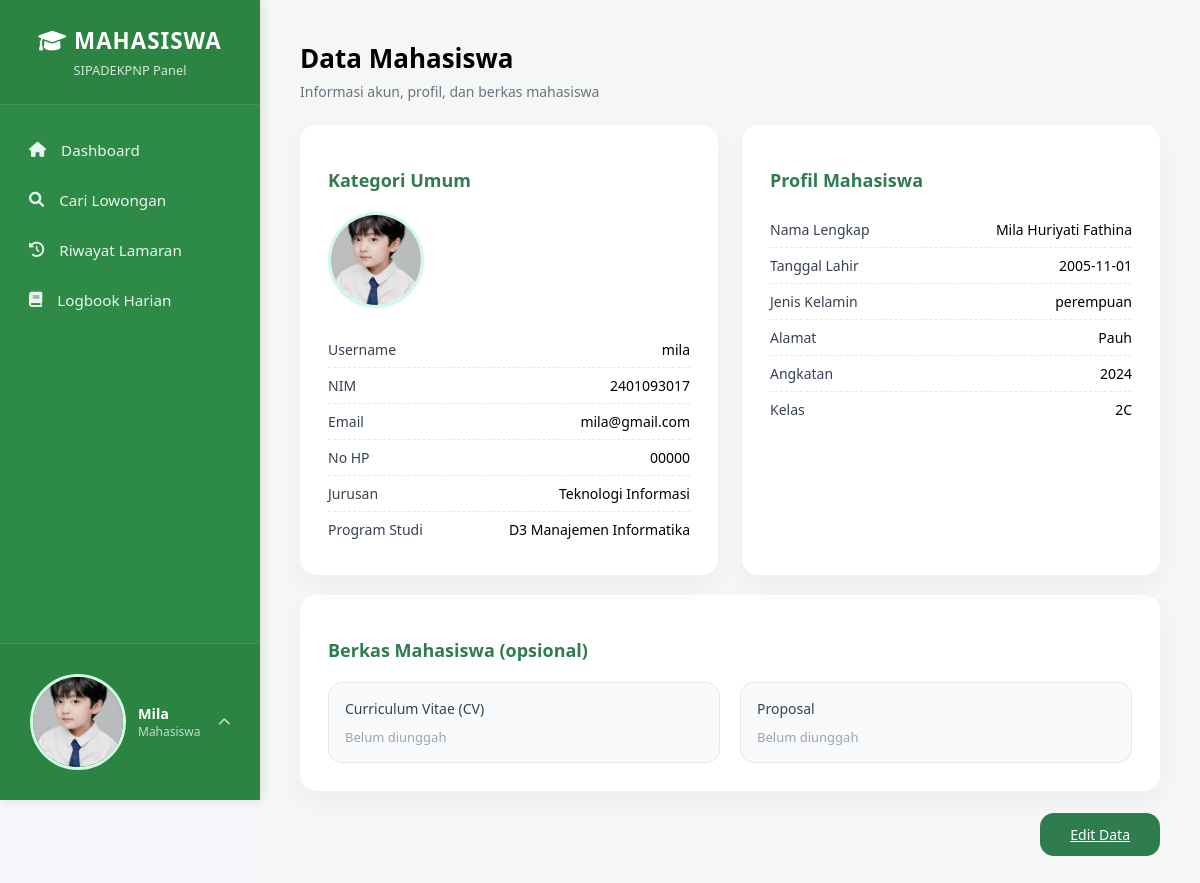
The app's page /mahasiswa/data_mahasiswa/data_mahasiswa.php (signed in) with its own data.
### tables this page shows
CREATE TABLE `mahasiswa` (
  `id_mahasiswa` int(11) NOT NULL,
  `id_user` int(11) NOT NULL,
  `nim` varchar(100) NOT NULL,
  `nama_lengkap` varchar(150) NOT NULL,
  `tanggal_lahir` date NOT NULL,
  `jenis_kelamin` enum('laki-laki','perempuan') NOT NULL,
  `alamat` text NOT NULL,
  `id_jurusan` int(11) NOT NULL,
  `id_prodi` int(11) NOT NULL,
  `angkatan` year(4) NOT NULL,
  `kelas` varchar(50) NOT NULL,
  `email` varchar(150) NOT NULL,
  `no_hp` varchar(20) NOT NULL,
  `create_at` datetime NOT NULL
);

CREATE TABLE `users` (
  `id_user` int(11) NOT NULL,
  `username` varchar(100) NOT NULL,
  `email` varchar(150) NOT NULL,
  `password` varchar(255) NOT NULL,
  `created_at` datetime NOT NULL,
  `update_at` datetime NOT NULL,
  `roles` enum('super_admin','admin_jurusan','mahasiswa','perusahaan') NOT NULL,
  `foto` varchar(255) NOT NULL,
  `no_hp` varchar(20) NOT NULL,
  `status` enum('Pending','Verified','Rejected') NOT NULL
);

CREATE TABLE `jurusan` (
  `id_jurusan` int(11) NOT NULL,
  `id_user` int(11) NOT NULL,
  `kode` varchar(20) NOT NULL,
  `nama_jurusan` varchar(150) NOT NULL,
  `keterangan` text NOT NULL
);

CREATE TABLE `prodi` (
  `id_prodi` int(11) NOT NULL,
  `id_jurusan` int(11) NOT NULL,
  `nama_prodi` varchar(100) NOT NULL,
  `status` enum('aktif','tidak aktif') NOT NULL
);

### config.php (called while the page is built, shortened)
<?php
$base_url = "http://localhost/MagangInAja/";

### mahasiswa/data_mahasiswa/data_mahasiswa.php (the view, shortened to what this page needs)
<?php
require_once '../../templates/header_mahasiswa.php';
$id_user = $_SESSION['user_id'] ?? null;
$query = "SELECT
    u.username, u.email, u.no_hp, u.foto,
    j.nama_jurusan, p.nama_prodi, m.nim,
    m.nama_lengkap, m.tanggal_lahir, m.jenis_kelamin,
    m.alamat, m.angkatan, m.kelas
FROM users u
LEFT JOIN mahasiswa m ON m.id_user = u.id_user
LEFT JOIN jurusan j ON m.id_jurusan = j.id_jurusan
LEFT JOIN prodi p ON m.id_prodi = p.id_prodi
WHERE u.id_user = '$id_user'";
$result = mysqli_query($conn, $query);
$data = mysqli_fetch_assoc($result);
$berkas = [];
?>
<link rel="stylesheet" href="../../css/data_mahasiswa.css">
<div class="main-content">
    <div class="page-header">
        <h1>Data Mahasiswa</h1>
        <p>Informasi akun, profil, dan berkas mahasiswa</p>
    </div>
    <div class="grid-2">
        <div class="card">
            <h2>Kategori Umum</h2>
            <div class="photo-section">
                <img src="<?= $base_url; ?>img/profile_mahasiswa/<?= $data['foto'] ?? 'default.png'; ?>"
                     class="mini-avatar"
                     onerror="this.src='https://ui-avatars.com/api/?name=<?= urlencode($data['username']); ?>&background=fff&color=2E8B47'">
            </div>
            <div class="info-list">
                <p><span>Username</span><?= htmlspecialchars($data['username']); ?></p>
                <p><span>NIM</span><?= htmlspecialchars($data['nim'] ?? '-'); ?></p>
                <p><span>Email</span><?= htmlspecialchars($data['email']); ?></p>
                <p><span>No HP</span><?= htmlspecialchars($data['no_hp']); ?></p>
                <p><span>Jurusan</span><?= htmlspecialchars($data['nama_jurusan'] ?? '-'); ?></p>
                <p><span>Program Studi</span><?= htmlspecialchars($data['nama_prodi'] ?? '-'); ?></p>
            </div>
        </div>
        <div class="card">
            <h2>Profil Mahasiswa</h2>
            <div class="info-list">
                <p><span>Nama Lengkap</span><?= htmlspecialchars($data['nama_lengkap'] ?? '-'); ?></p>
                <p><span>Tanggal Lahir</span><?= htmlspecialchars($data['tanggal_lahir'] ?? '-'); ?></p>
                <p><span>Jenis Kelamin</span><?= htmlspecialchars($data['jenis_kelamin'] ?? '-'); ?></p>
                <p><span>Alamat</span><?= htmlspecialchars($data['alamat'] ?? '-'); ?></p>
                <p><span>Angkatan</span><?= htmlspecialchars($data['angkatan'] ?? '-'); ?></p>
                <p><span>Kelas</span><?= htmlspecialchars($data['kelas'] ?? '-'); ?></p>
            </div>
        </div>
    </div>
    <div class="card" style="margin-top: 20px;">
        <h2>Berkas Mahasiswa (opsional)</h2>
        <div class="berkas-grid">
            <div class="berkas-item">
                <span>Curriculum Vitae (CV)</span>
                <?php if (!empty($berkas['cv'])): ?>
                    <a href="<?= $base_url; ?>uploads/mahasiswa/<?= $berkas['cv']; ?>" target="_blank">
                        Lihat Berkas
                    </a>
                <?php else: ?>
                    <em>Belum diunggah</em>
                <?php endif; ?>
            </div>
            <div class="berkas-item">
                <span>Proposal</span>
                <?php if (!empty($berkas['proposal'])): ?>
                    <a href="<?= $base_url; ?>uploads/mahasiswa/<?= $berkas['proposal']; ?>" target="_blank">
                        Lihat Berkas
                    </a>
                <?php else: ?>
                    <em>Belum diunggah</em>
                <?php endif; ?>
            </div>
        </div>
    </div>
    <div class="form-action">
        <a href="form_data_mahasiswa.php" class="btn-primary">
            Edit Data
        </a>
    </div>
</div>
</body>
</html>

### css/mahasiswa.css (style rules this page uses)
:root { --primary-color: #2E8B47; --sidebar-width: 260px; --text-color: #333; --bg-color: #F4F6F9; }
body { margin: 0; padding: 0; font-family: 'Segoe UI', Tahoma, Geneva, Verdana, sans-serif; background-color: var(--bg-color); }
.mini-avatar { width: 40px; height: 40px; border-radius: 50%; object-fit: cover; border: 2px solid rgba(255,255,255,0.8); }
.main-content { margin-left: var(--sidebar-width); width: calc(100% - var(--sidebar-width)); padding: 30px; transition: all 0.3s ease-in-out; min-height: 100vh; }

### css/data_mahasiswa.css (style rules this page uses)
.main-content { margin-left: 260px; padding: 40px; background: #f5f7f6; min-height: 100vh; }
.page-header h1 { margin: 0; font-size: 26px; font-weight: 600; }
.page-header p { color: #6b7280; margin-top: 6px; font-size: 14px; }
.grid-2 { display: grid; grid-template-columns: 1fr 1fr; gap: 24px; margin-top: 24px; }
.card { background: #ffffff; border-radius: 16px; padding: 28px; box-shadow: 0 10px 24px rgba(0,0,0,0.04); }
.card h2 { margin-bottom: 20px; color: #2f7d4f; font-size: 18px; font-weight: 600; }
.photo-section { display: flex; align-items: center; gap: 18px; margin-bottom: 24px; }
.mini-avatar { width: 90px; height: 90px; border-radius: 50%; object-fit: cover; border: 3px solid #d1fae5; }
.info-list p { display: flex; justify-content: space-between; align-items: center; padding: 8px 0; margin: 0; border-bottom: 1px dashed #e5e7eb; font-size: 14px; }
.info-list p:last-child { border-bottom: none; }
.info-list span { font-weight: 500; color: #374151; }
.berkas-grid { display: grid; grid-template-columns: repeat(auto-fit, minmax(220px, 1fr)); gap: 20px; }
.berkas-item { padding: 16px; border: 1px solid #e5e7eb; border-radius: 14px; background: #f9fafb; display: flex; flex-direction: column; gap: 10px; }
.berkas-item span { font-weight: 500; font-size: 14px; color: #374151; }
.berkas-item em { font-size: 13px; color: #9ca3af; font-style: normal; }
.form-action { margin-top: 32px; text-align: right; }
.btn-primary { background: #2f7d4f; color: white; padding: 12px 30px; border-radius: 14px; border: none; cursor: pointer; font-size: 14px; transition: background 0.2s ease; }

### records on screen
mahasiswa: id_user.foto (picture), id_user.username "mila", nim "2401093017", id_user.email "mila@gmail.com", id_user.no_hp "00000", id_jurusan.nama_jurusan "Teknologi Informasi", id_prodi.nama_prodi "D3 Manajemen Informatika", nama_lengkap "Mila Huriyati Fathina", tanggal_lahir "2005-11-01", jenis_kelamin "perempuan", alamat "Pauh", angkatan "2024", kelas "2C"

### other values on screen
$_SESSION['username'] "Mila"
